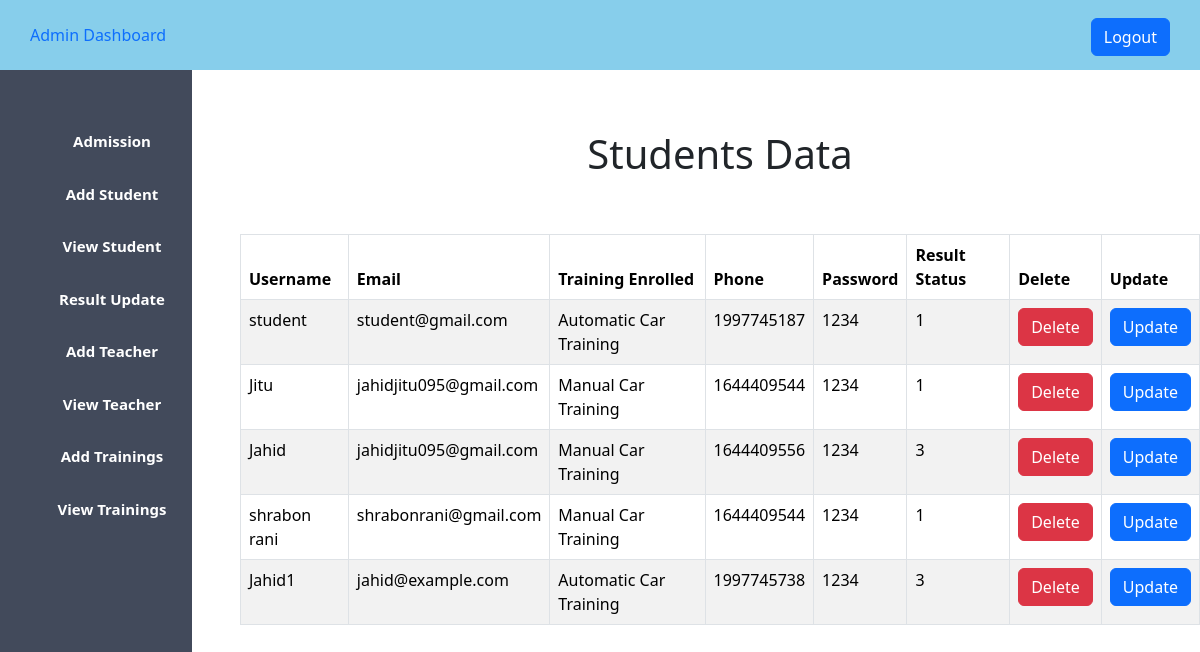
The app's page /car_managment/view_student.php (signed in) with its own data.
### tables this page shows
CREATE TABLE `user` (
  `id` int(11) NOT NULL,
  `username` varchar(30) DEFAULT NULL,
  `phone` int(15) DEFAULT NULL,
  `email` varchar(50) DEFAULT NULL,
  `usertype` varchar(20) DEFAULT NULL,
  `password` varchar(50) DEFAULT NULL,
  `package_no` int(11) DEFAULT NULL,
  `result_status` int(11) DEFAULT NULL
);

CREATE TABLE `package_list` (
  `id` int(11) NOT NULL,
  `name` text NOT NULL,
  `description` text NOT NULL,
  `training_duration` varchar(100) NOT NULL,
  `cost` float NOT NULL DEFAULT 0
);

### car_managment/view_student.php (the view, shortened to what this page needs)
<?php
$host = "localhost";
$username = "root";
$password = "";
$database = "car_project";
$data = mysqli_connect($host, $username, $password, $database);
$sql="SELECT
    u.id AS user_id,
    u.username as username ,
    u.phone as phone,
    u.email as email,
    u.usertype,
    u.password as password,
    u.package_no as package_no,
    u.result_status as status_no,
    p.id AS package_id,
    p.name AS package_name,
    p.description,
    p.training_duration,
    p.cost
FROM
    `user` u
LEFT JOIN
    `package_list` p
ON
    u.package_no = p.id
WHERE
    u.usertype = 'student'";
$result = mysqli_query($data, $sql);
?>
<!DOCTYPE html>
<html lang="en">
<head>
    <?php
    include "admin_css.php";
    ?>
</head>
<body>
    <?php
    include "admin_sidebar.php";
    ?>
    <div class="content">
        <center>
            <h1>Students Data</h1>
            <br><br>
            <table class="table table-striped
                    table-bordered table-hover">
                <thead>
                    <tr>
                        <th>Username</th>
                        <th>Email</th>
                        <th>Training Enrolled</th>
                        <th>Phone</th>
                        <th>Password</th>
                        <th>Result Status</th>
                        <th>Delete</th>
                        <th>Update</th>
                    </tr>
                </thead>
                <tbody>
                    <?php
                    while ($info = $result->fetch_assoc()) {
                    ?>
                        <tr>
                            <td><?php echo "{$info['username']}" ?> </td>
                            <td><?php echo "{$info['email']}" ?></td>
                            <td><?php echo "{$info['package_name']}" ?></td>
                            <td><?php echo "{$info['phone']}" ?></td>
                            <td><?php echo "{$info['password']}" ?></td>
                            <td><?php echo "{$info['status_no']}" ?></td>
                            <td><?php echo "<a onClick=\"javascript:return confirm('Are you sure to delete this??');\"class='btn btn-danger' href='delete_student.php?student_id={$info['user_id']}' >Delete</a>" ?></td>
                            <td><?php echo "<a  class='btn btn-primary' href='update_student.php?student_id={$info['user_id']}' >Update</a>" ?></td>
                        </tr>
                    <?php
                    }
                    ?>
                </tbody>
            </table>
        </center>
    </div>
</body>
</html>

### car_managment/admin_css.php (shortened to what this page needs)
<link rel="stylesheet" href="./styles/admin.css">
<link href="https://cdn.jsdelivr.net/npm/bootstrap@5.3.3/dist/css/bootstrap.min.css" rel="stylesheet">

### car_managment/admin_sidebar.php
<header class="header">
<a href="admission.php">Admin Dashboard</a>
<div class="logout" >
    <a class="btn btn-primary" href="logout.php">Logout</a>
</div>
</header>
<aside>
<ul>
    <li>
        <a href="admission.php">Admission</a>
    </li>
    <li>
        <a href="add_student.php">Add Student</a>
    </li>
    <li>
        <a href="view_student.php">View Student</a>
    </li>
    <li>
        <a href="admin_student_result_update.php">Result Update</a>
    </li>
    <li>
        <a href="admin_add_teacher.php">Add Teacher</a>
    </li>
    <li>
        <a href="admin_view_teacher.php">View Teacher</a>
    </li>
    <li>
        <a href="admin_add_training.php">Add Trainings</a>
    </li>
    <li>
        <a href="admin_view_training.php">View Trainings</a>
    </li>
</ul>
</aside>

### car_managment/styles/admin.css (style rules this page uses)
* { padding: 0; margin: 0; }
.header { background-color: skyblue; line-height: 70px; padding-left: 30px; }
a,a:hover { text-decoration: none!important; }
ul { list-style-type: none; background-color: #424a5b; width: 16%; height: 100%; position: fixed; padding-top: 5%; text-align: center; }
.logout { float: right; padding-right: 30px; }
ul li { list-style: none; padding-bottom: 30px; font-size: 15px; }
ul li a { color: white; font-weight: bold; }
.content { margin-left: 20%; margin-top: 5%; }

### records on screen
user: username "student", email "student@gmail.com", package_list.name "Automatic Car Training", phone "1997745187", password "1234", result_status "1"
user: username "Jitu", email "jahidjitu095@gmail.com", package_list.name "Manual Car Training", phone "1644409544", password "1234", result_status "1"
user: username "Jahid", email "jahidjitu095@gmail.com", package_list.name "Manual Car Training", phone "1644409556", password "1234", result_status "3"
user: username "shrabon rani", email "shrabonrani@gmail.com", package_list.name "Manual Car Training", phone "1644409544", password "1234", result_status "1"
user: username "Jahid1", email "jahid@example.com", package_list.name "Automatic Car Training", phone "1997745738", password "1234", result_status "3"
